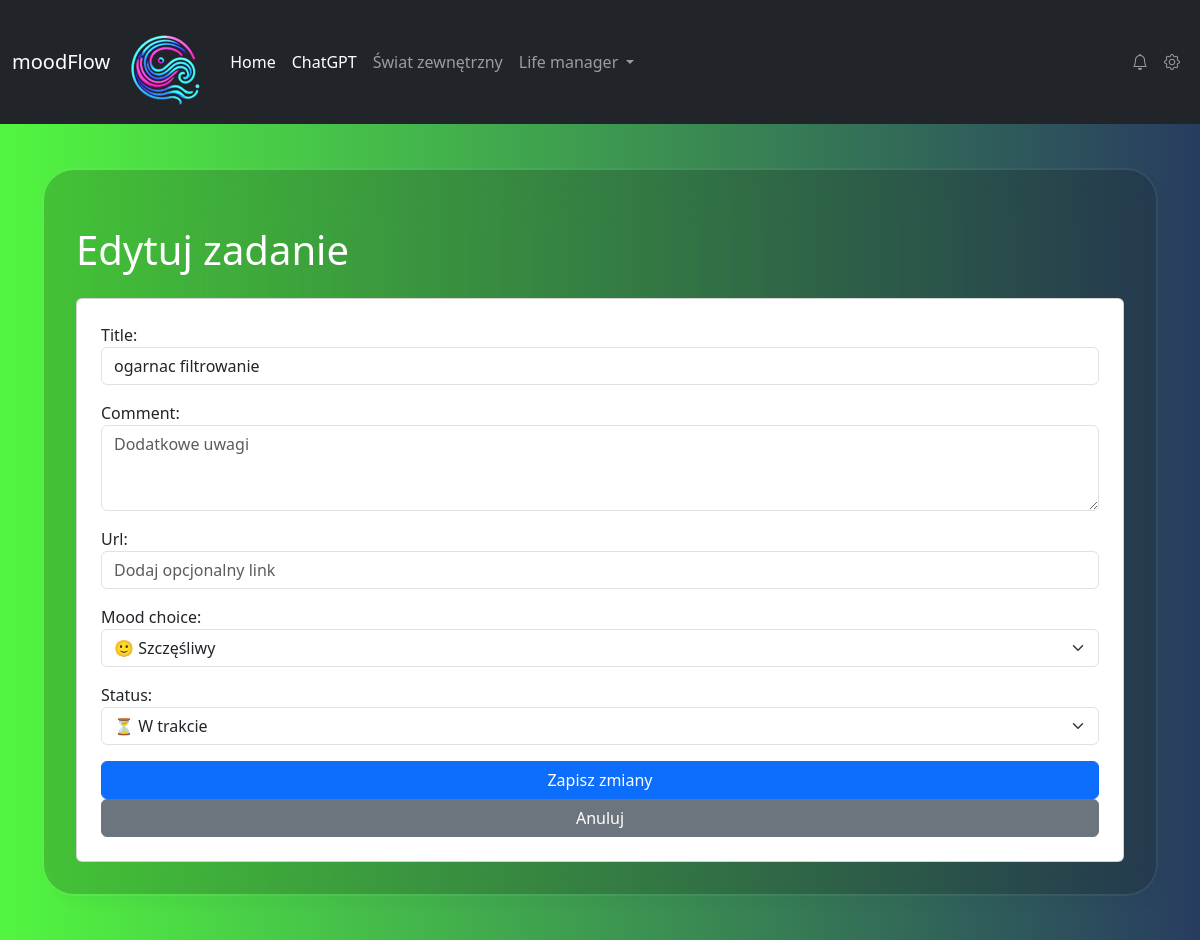
/edit/36/, run on the app's committed database.
### myapp/models.py (models this page shows, shortened)
class Task(models.Model):
    title = models.CharField(max_length=255)
    comment = models.TextField(blank=True, null=True)
    url = models.URLField(null=True, blank=True)
    mood_choice = models.CharField(choices=MOOD_CHOICES, max_length=20, default="neutral")
    status = models.CharField(choices=IDEA_STATUS, max_length=30, default="pending")
    created_at = models.DateTimeField(auto_now_add=True)
    updated_at = models.DateTimeField(null=True, blank=True)

### myapp/views.py (the view)
# urls.py: path('edit/<int:task_id>/', edit_task, name='edit_task'),  # Edycja zadania
def edit_task(request, task_id):
    task = get_object_or_404(Task, id=task_id)
    if request.method == "POST":
        form = TaskForm(request.POST, instance=task)
        if form.is_valid():
            task = form.save(commit=False)
            task.updated_at = timezone.now()
            task.save()
            return redirect("todo_list")
    else:
        form = TaskForm(instance=task)
    return render(request, "myapp/edit_task.html", {"form": form, "task": task})

### myapp/forms.py
class TaskForm(forms.ModelForm):
    class Meta:
        model = Task
        fields = ["title", "comment", "url", "mood_choice", "status"]  # fields inside form
        widgets = {
            "title": forms.TextInput(attrs={"class": "form-control", "placeholder": "Wpisz tytuł zadania"}),
            "comment": forms.Textarea(attrs={"class": "form-control", "rows": 3, "placeholder": "Dodatkowe uwagi"}),
            "url": forms.URLInput(attrs={"class": "form-control", "placeholder": "Dodaj opcjonalny link"}),
            "mood_choice": forms.Select(attrs={"class": "form-select"}),
            "status": forms.Select(attrs={"class": "form-select"}),
        }

### myapp/templates/myapp/edit_task.html (shortened to what this page needs)
{% extends 'base.html' %}
{% block content %}
    <h1 class="my-4">Edytuj zadanie</h1>
    <form method="POST" class="card p-4">
        {{ form.as_p }}
        <button type="submit" class="btn btn-primary">Zapisz zmiany</button>
        <a href="{% url 'todo_list' %}" class="btn btn-secondary">Anuluj</a>
    </form>
{% endblock %}

### data on the page
Task: title "ogarnac filtrowanie", mood_choice "🙂 Szczęśliwy", status "⏳ W trakcie"
